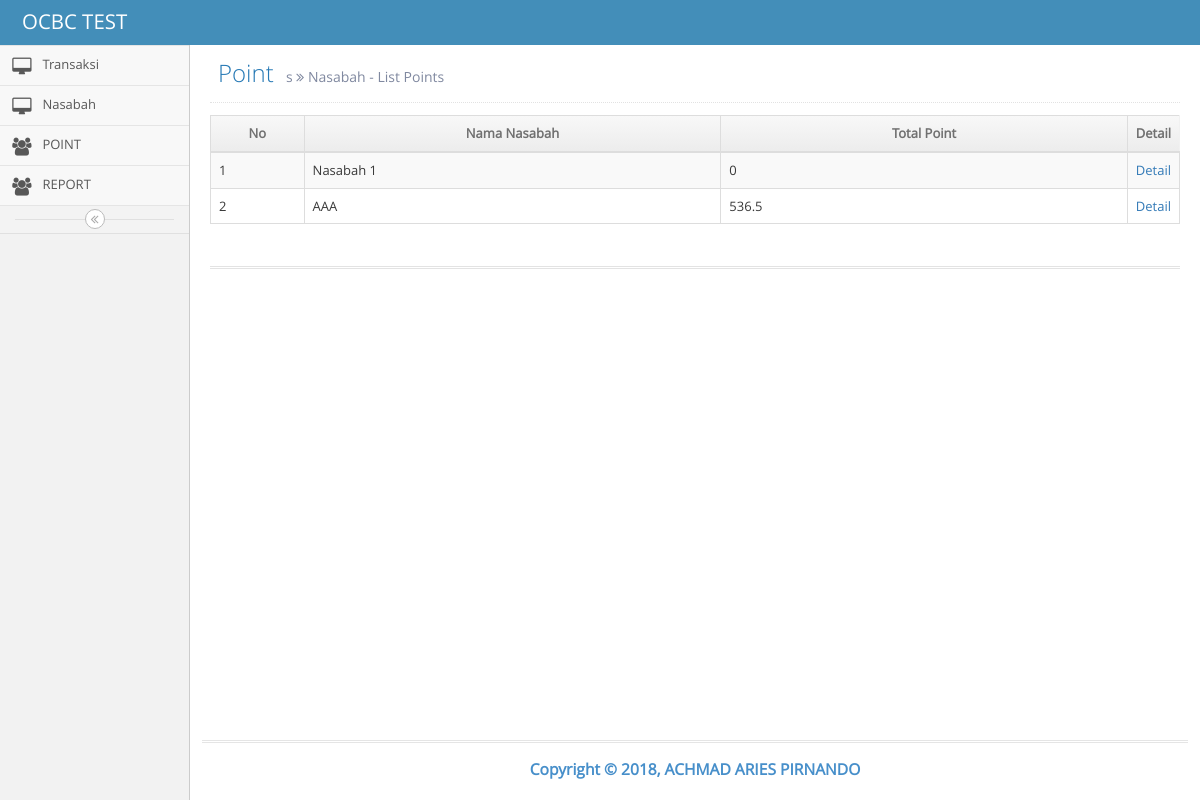
Screenshot of /index.php/point with the database file from the repository.
### tables this page shows
CREATE TABLE IF NOT EXISTS `nasabah` (
  `account_id` int(11) NOT NULL AUTO_INCREMENT,
  `name` varchar(50) DEFAULT NULL,
  PRIMARY KEY (`account_id`)
);

### application/libraries/Template.php (called while the page is built)
<?php if ( ! defined('BASEPATH')) exit('No direct script access allowed');
class template {
		var $template_data = array();
		function set($name, $value)
		{
			$this->template_data[$name] = $value;
		}
		function load($template = '', $view = '' , $view_data = array(), $return = FALSE)
		{
			$this->CI =& get_instance();
			$this->set('contents', $this->CI->load->view($view, $view_data, TRUE));
			return $this->CI->load->view($template, $this->template_data, $return);
		}
}

### application/controllers/Point.php (called while the page is built, shortened)
<?php
class Point extends CI_Controller {
	public function index()
	{
		$data = array();
		$data['result'] = $this->db->query("SELECT * FROM nasabah")->result_array();
		$this->template->load('template_wp','point/point', $data);
	}
}
?>

### index.php (called while the page is built, shortened)
<?php
require_once BASEPATH.'core/CodeIgniter.php';

### application/views/point/point.php (the view, shortened to what this page needs)
<div class="page-content">
	<div class="row">
		<div class="col-xs-12">
			<div class="clearfix">
        <div class="page-header">
					<h1>
						Point
						<small>s
							<i class="ace-icon fa fa-angle-double-right"></i>
							Nasabah - List Points
						</small>
					</h1>
				</div>
			</div>
			<div>
        <table class="table table-striped table-bordered table-hover" width="90%">
          <thead>
            <tr>
              <th width="5%" class="center">No</th>
              <th width="45%" class="center">Nama Nasabah</th>
              <th width="44%" class="center">Total Point</th>
              <th width="5%" class="center">Detail</th>
            </tr>
          </thead>
          <tbody>
            <?php
              $i = 1;
              foreach ($result as $r) {
                ?>
                  <tr>
                    <td width="10%"><?php echo $i++ ?></td>
                    <td width="40%"><?php echo $r['name']?></td>
                    <td width="40%">
                      <?php
                        $sqPulsa = "SELECT t.Amount, j.ijenis  FROM transaksi t
                        JOIN nasabah n on n.account_id = t.account_id
                        JOIN jenis_transaksi j on j.ijenis = t.ijenis
                        WHERE j.ijenis =2 AND n.account_id = '".$r['account_id']."'
                        ORDER BY t.itransaksi";
                        $dtFo = $this->db->query($sqPulsa)->result_array();
                        $poinpulsa = 0;
                        foreach ($dtFo as $df) {
                          $poin =0;
                          if($df['Amount']>30000){
                            $nilai = $df['Amount'] - 30000;
                            $poin1  = ($nilai /1000) * 2;
                            $nilai = $df['Amount'] - $nilai - 10000;
                            $poin2 = ($nilai/1000) * 1;
                            $poin = $poin1+$poin2;
                          }else if($df['Amount']>10000){
                            $nilai = $df['Amount'] - 10000;
                            $poin  = ($nilai /1000) * 1;
                          }else{
                            $poin = 0;
                          }
                          $poinpulsa += $poin;
                        }
                        $sqPulsa = "SELECT t.Amount, j.ijenis  FROM transaksi t
                        JOIN nasabah n on n.account_id = t.account_id
                        JOIN jenis_transaksi j on j.ijenis = t.ijenis
                        WHERE j.ijenis =3 AND n.account_id = '".$r['account_id']."'
                        ORDER BY t.itransaksi";
                        $dtFo = $this->db->query($sqPulsa)->result_array();
                        $poinListrik = 0;
                        foreach ($dtFo as $df) {
                          $poin =0;
                          if($df['Amount']>100000){
                            $nilai = $df['Amount'] - 100000;
                            $poin1  = ($nilai /2000) * 2;
                            $nilai = $df['Amount'] - $nilai - 50000;
                            $poin2 = ($nilai/2000) * 1;
                            $poin = $poin1+$poin2;
                          }else if($df['Amount']>50000){
                            $nilai = $df['Amount'] - 50000;
                            $poin  = ($nilai /2000) * 1;
                          }else{
                             $poin = 0;
                          }
                          $poinListrik += $poin;
                        }
                        echo $poinpulsa + $poinListrik;
                      ?>
                    </td>
                    <td><a href="<?php echo base_url().'index.php/Point/detail/'.$r['account_id']?>">Detail</a></td>
                  </tr>
                <?php
              }
             ?>
          </tbody>
        </table>
        <br>
			</div>
			<div class="hr hr2 hr-double"></div>
		</div>
	</div>
</div>

### rows the page displays
nasabah: name "Nasabah 1", poinListrik "0"
nasabah: name "AAA", poinListrik "536.5"
